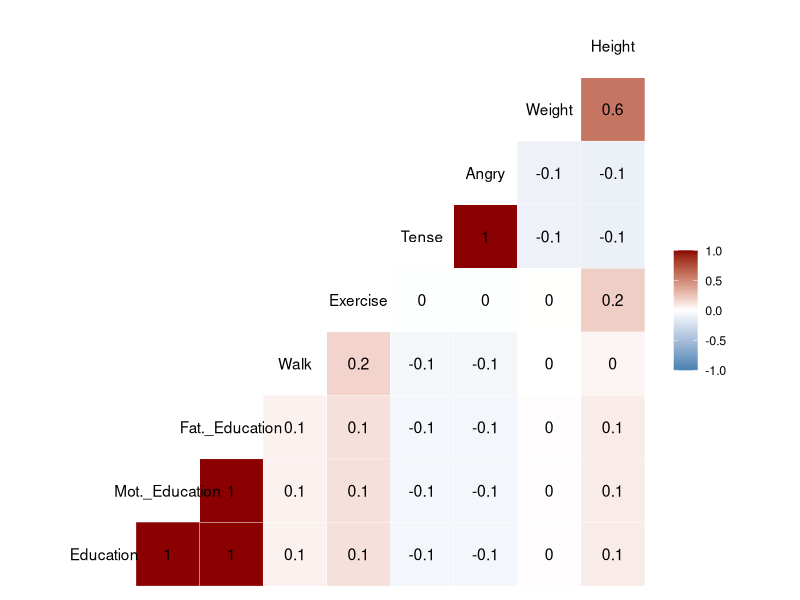

This figure's R source: (Note: this script raises an error after producing the figure.)
## ---- chunk 1
knitr::opts_chunk$set(echo = TRUE)
## ---- chunk 2
library(ggplot2)
library(boot)
library(tidyverse)
library(GGally)
library(tidyr)
library(MASS)
library(caret)

df <- read.csv('earnings.csv')
## ---- chunk 3
subset_cols <- c('education', 'mother_education', 'father_education',
                 'walk', 'exercise', 'tense', 'angry', 'weight', 'height')
label_names <- c('Education', 'Mot._Education', 'Fat._Education', 'Walk', 'Exercise', 'Tense',
                 'Angry', 'Weight', 'Height')
df_subset <- subset(df, select=subset_cols)
df_subset <- drop_na(df_subset)
colnames(df_subset) <- label_names
## ---- chunk 4
corr_matrix <- cor(df_subset)
ggcorr(df_subset, label=TRUE,  low="steelblue", mid="white", high="darkred")
## ---- chunk 5
cor.test(df$earn, df$education)
## ---- chunk 6
knitr::include_graphics("ggcor.pdf")
## ---- chunk 7
earn_fit <- lm(df$earn ~ df$education)
summary(earn_fit)
## ---- chunk 8
earn_subset <- subset(df, df$earn < 2e5)

ggplot(earn_subset, aes(x=education, y=earn)) + geom_point(na.rm=TRUE) +   geom_smooth(method='lm', na.rm=TRUE) + labs(x='Education', y='Earnings', title='Fitted linear model') + theme_bw() 

## ---- chunk 9
knitr::include_graphics("fig2.pdf")
## ---- chunk 10
model_residuals <- resid(earn_fit)
p <- seq(0.05, 0.95, 0.01)
sample_quantiles <- quantile(model_residuals, p)
theoretical_quantiles <- qnorm(p, mean=mean(model_residuals), sd=sd(model_residuals))
qplot(theoretical_quantiles, sample_quantiles) + geom_abline() + labs(title='Residuals Q-Q Plot', y='Residuals', x='Theoretical') + theme_bw()
## ---- chunk 11
earn_quantiles_male <- quantile(subset(df, df$male==1)$earn, p, na.rm=TRUE)
earn_quantiles_female <- quantile(subset(df, df$male==0)$earn, p, na.rm=TRUE)

theoretical_quantiles_male <- qnorm(p, mean=mean(earn_quantiles_male), 
                                    sd=sd(earn_quantiles_male))
theoretical_quantiles_female <- qnorm(p, mean=mean(earn_quantiles_female), 
                                      sd=sd(earn_quantiles_female))

theoretical_quantiles_male <- qnorm(p, mean=0, sd=1)
theoretical_quantiles_female <- qnorm(p, mean=0, sd=1)

earn_quantiles <- c(earn_quantiles_male, earn_quantiles_female)
theoretical_quantiles <- c(theoretical_quantiles_male, theoretical_quantiles_female)
earn_sex <- c(rep('Male', each=length(earn_quantiles_male)),
              rep('Female', each=length(earn_quantiles_female)))

earn_sex_df <- data.frame(earn_quantiles, theoretical_quantiles, earn_sex)

ggplot(earn_sex_df, aes(x=theoretical_quantiles, y=earn_quantiles, color=earn_sex)) + 
  geom_point() + labs(title='Earnings for different groups of sex', y='Sample', x='Theoretical') +
  theme_bw()
## ---- chunk 12
knitr::include_graphics("fig3.pdf")
## ---- chunk 13
fit1 <- lm(earn~., data=drop_na(df))
fit2 <- lm(earn~1, data=drop_na(df))
mod_backward <- stepAIC(fit1, direction="backward", scope=list(upper=fit1, lower=fit2))

## ---- chunk 14
mod_forward <- stepAIC(fit2, direction="forward", scope=list(upper=fit1, lower=fit2))
## ---- chunk 15
beta_update <- function(new_val, mod, d){
  beta_coef <- mod[["coefficients"]]
  beta_coef[2] <- new_val
  mod_d <- subset(d, select=names(mod[["coefficients"]][c(2,3,4,5,6)]))
  mod_d <- data.frame(intercept=rep(1, nrow(mod_d)), mod_d)
  pred <- as.matrix(mod_d) %*% beta_coef
  
  res <- sum((d$earn - pred)^2)
  return(res)
}

rss_out <- rep(0, 1000)
for (i in 1:1000){
  rss_out[i] <- beta_update(i, mod_backward, drop_na(df))
}

rss_df <- data.frame(RSS=rss_out, beta1=c(1:1000))

ggplot(data=rss_df, aes(x=beta1, y=rss_out)) + geom_point() + 
  labs(title="RSS with altered height coefficient", y="RSS") + 
  geom_vline(xintercept=mod_backward[["coefficients"]][2], color="red")

## ---- chunk 16
knitr::include_graphics("fig4.pdf")
## ---- chunk 17
fc <- function(d, i){
  d2 <- d[i,]
  boot_fit <- lm(earn ~ height + male + education + tense + age, data=d2)
  
  return(boot_fit[['coefficients']])
}

earn_boot <- boot(drop_na(df), fc, R=500)
## ---- chunk 18
earn_boot_coef <- data.frame(earn_boot[["t"]])
colnames(earn_boot_coef) <- names(earn_boot[["t0"]])
ggplot(earn_boot_coef, aes(x=height)) + geom_histogram(bins=50) + 
  labs(title='Height coefficient bootstrap', x='Beta Coefficient', y='Count') +
  geom_vline(xintercept=earn_boot[["t0"]][["height"]], color="red") +
  theme_bw()
## ---- chunk 19
earn_boot_coef <- data.frame(earn_boot[["t"]])
colnames(earn_boot_coef) <- names(earn_boot[["t0"]])
ggplot(earn_boot_coef, aes(x=male)) + geom_histogram(bins=50) + 
  labs(title='Male coefficient bootstrap', x='Beta Coefficient', y='Count') +
  geom_vline(xintercept=earn_boot[["t0"]][["male"]], color="red") +
  theme_bw()
## ---- chunk 20
earn_boot_coef <- data.frame(earn_boot[["t"]])
colnames(earn_boot_coef) <- names(earn_boot[["t0"]])
ggplot(earn_boot_coef, aes(x=education)) + geom_histogram(bins=50) + 
  labs(title='Education coefficient bootstrap', x='Beta Coefficient', y='Count') +
  geom_vline(xintercept=earn_boot[["t0"]][["education"]], color="red") +
  theme_bw()
## ---- chunk 21
knitr::include_graphics("bootstrap.pdf")
## ---- chunk 22
train.control <- trainControl(method = "LOOCV")
model_loocv <- train(earn~height + male + education, data=drop_na(df),
               method="lm", trControl=train.control)
print(model_loocv)       
## ---- chunk 23
train.control <- trainControl(method = "cv", number=10)
model_cv <- train(earn~height + male + education, data=drop_na(df),
               method="lm", trControl=train.control)
print(model_cv)
## ---- chunk 24
pred <- predict(model_cv, newdata = drop_na(df))
cv_df <- data.frame(true_earn=drop_na(df)$earn, pred_earn=pred)
ggplot(cv_df, aes(x=true_earn, y=pred_earn)) + geom_point() +
  labs(title='Linear Model True Earnings vs Predicted Earnings', x='True', y='Predicted') + theme_bw() + abline()
